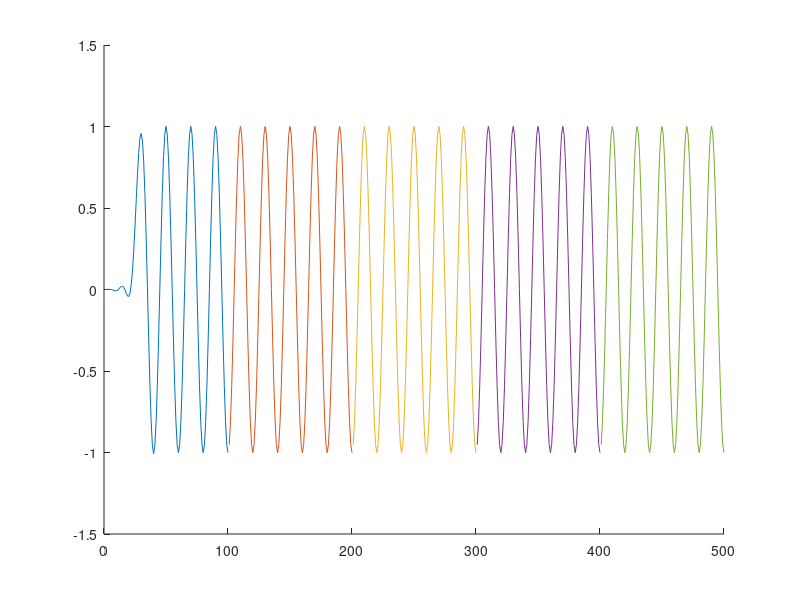
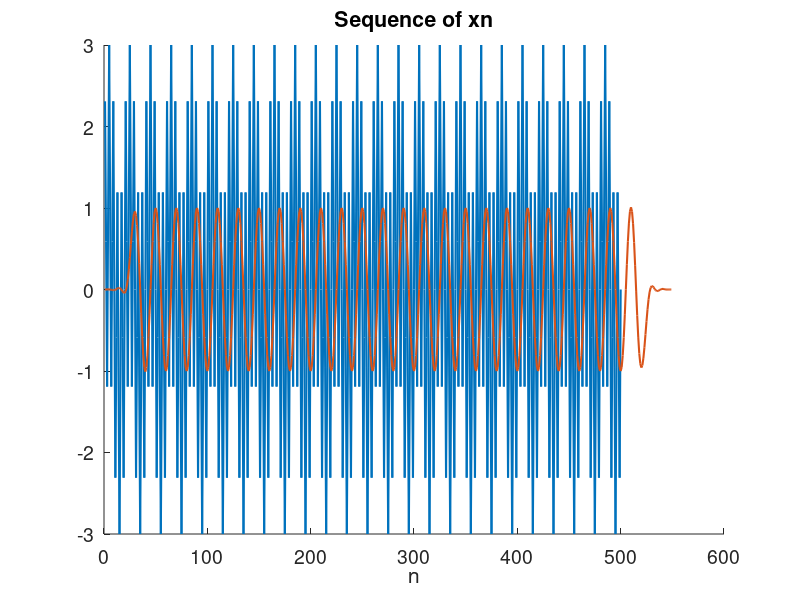

Source code (MATLAB) for these figures, in order:
%% Information
% Author : lpx
% Date   : 2022/03/23
%% FIR
% Parameters 
clc;clear;
close all

wc = 0.2*pi;
dw = 0.0001;
w = -pi:dw:pi;
Hl = zeros(1,length(w));

ind = find(w<=wc & w>=-wc);
Hl(ind) = 1;


n_max = 25;
n = -n_max:n_max-1;
hl = zeros(1,length(n));

% Inverse FT
for ii=1:length(n)
    hl(ii)=sum(Hl.*exp(1j*w*n(ii)))*dw/2/pi;
end
% figure(10)
% p=plot(n,abs(hl));p.LineWidth = 1.5;
% xlabel('n')
% ylabel('amplitude')
% title('FIR filter hl')
win = window(@hann,length(n));
% win = window(@rectwin,length(n));

hl = hl.*win';


% z=exp(1j*w);
% Hl2 = zeros(1,length(w2));
% for ii = 1:length(hl)
%     Hl2 = Hl2+hl(ii)*z.^(1-ii);
% end
% figure
% plot(w2,Hl2)
% hold on
% plot(wh,Hh)

f = 0:1/length(hl):1-1/length(hl);
Hl2 = fft(hl);


%% Plot Spectra 
% figure,hold on
% % subplot(311)
% % plot(w/pi,Hl,'Linewidth',1.5)
% % xlabel('\omega (\times \pi rad/sample)'); 
% % ylabel('Modulus'); ylim([-0.5,1.5])
% % title('Modulus of ideal filter')
% % set(gca,'Fontsize',10)
% 
% subplot(312),hold on
% plot(w2/pi,abs(Hl2),'Linewidth',1.5);
% % plot(wh/pi,abs(Hh),'Linewidth',1.5)
% xlabel('\omega (\times \pi rad/sample)'); 
% ylabel('Modulus'); 
% title('Modulus of FIR filter')
% % legend('Low-pass','High-pass')
% set(gca,'Fontsize',10)
% 
% subplot(313)
% hold on
% plot(w2/pi,unwrap(angle(Hl2))/pi,'Linewidth',1.5);
% % plot(wh/pi,unwrap(angle(Hh))/pi,'Linewidth',1.5)
% xlabel('\omega (\times \pi rad/sample)'); 
% ylabel('Phase (\times \pi rad)');
% title('Phase of FIR filter')
% % legend('Low-pass','High-pass')
% set(gca,'Fontsize',10)

% %% Plot Sequence
% figure,hold on
% stem(n,real(hl),'*','Linewidth',1.5)
% stem(n,real(hh),'*','Linewidth',1.5)
% xlabel('n');
% title('Sequence of ideal filter')
% set(gca,'Fontsize',14)
% legend('Low-pass','High-pass')

%% signal
N = 500;
nn = 1:N;
w1 = 0.1*pi; w2 = 0.5*pi;
xn = sin(w1*nn)+2*sin(w2*nn);
L=100;    %每100个点输出一次结果
temp=zeros(1,length(hl)-1);
for ii =1:N/L
    y = conv(xn((ii-1)*L+1:ii*L),hl);
    figure(1)
    hold on
    y(1:length(hl)-1)=y(1:length(hl)-1)+temp;
    plot(nn((ii-1)*L+1:ii*L),real(y(1:L)))
    temp=y(L+1:end);
end
% y = filter(hl,[1],xn);     
y=conv(hl,xn);
ny=1:length(y);
figure(2)
hold on
plot(nn,xn,'Linewidth',1.5)
plot(ny, real(y),'Linewidth',1.5)
xlabel('n');
title('Sequence of xn')
set(gca,'Fontsize',14)

